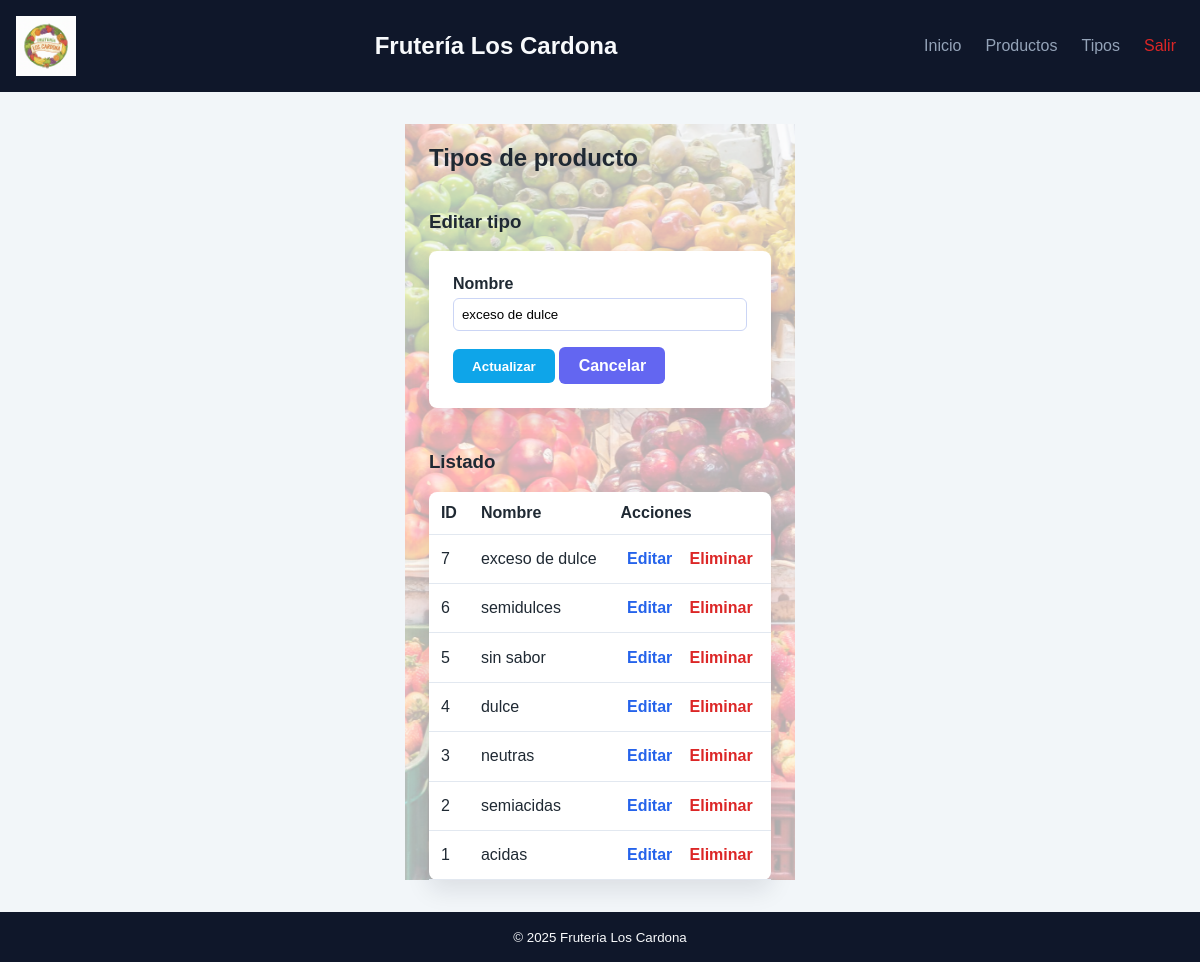
The app's page /tipo_prod.php?edit=7 (signed in) with its own data.
### tables this page shows
CREATE TABLE `tipo_prod` (
  `id_tipo_prod` int(11) NOT NULL,
  `nom_tprod` varchar(25) NOT NULL
);

### tipo_prod.php (the view, shortened to what this page needs)
<?php
$pdo = db();
$editar = null;
if (isset($_GET['edit'])) {
    $id = filter_input(INPUT_GET, 'edit', FILTER_VALIDATE_INT);
    if ($id !== false && $id !== null) {
        $stmt = $pdo->prepare('SELECT * FROM tipo_prod WHERE id_tipo_prod = ?');
        $stmt->execute([$id]);
        $editar = $stmt->fetch(PDO::FETCH_ASSOC);
    }
}
$tipos = $pdo->query('SELECT * FROM tipo_prod ORDER BY id_tipo_prod DESC')->fetchAll();
require __DIR__ . '/includes/header.php';
?>
    <h2>Tipos de producto</h2>
    <div class="grid-2">
        <article>
            <h3><?php echo $editar ? 'Editar tipo' : 'Nuevo tipo'; ?></h3>
            <form method="post" class="form">
                <label>
                    Nombre
                    <input type="text" name="nom_tprod" maxlength="25" value="<?php echo htmlspecialchars($editar['nom_tprod'] ?? ''); ?>" required>
                </label>
                <button type="submit" class="btn btn-primary"><?php echo $editar ? 'Actualizar' : 'Crear'; ?></button>
                <?php if ($editar): ?>
                    <a class="btn btn-secondary" href="tipo_prod.php">Cancelar</a>
                <?php endif; ?>
            </form>
        </article>
        <article>
            <h3>Listado</h3>
            <table>
                <thead>
                <tr>
                    <th>ID</th>
                    <th>Nombre</th>
                    <th>Acciones</th>
                </tr>
                </thead>
                <tbody>
                <?php foreach ($tipos as $tipo): ?>
                    <tr>
                        <td><?php echo (int)$tipo['id_tipo_prod']; ?></td>
                        <td><?php echo htmlspecialchars($tipo['nom_tprod']); ?></td>
                        <td>
                            <a class="btn btn-link" href="tipo_prod.php?edit=<?php echo (int)$tipo['id_tipo_prod']; ?>">Editar</a>
                            <a class="btn btn-link link-danger" href="tipo_prod.php?delete=<?php echo (int)$tipo['id_tipo_prod']; ?>" onclick="return confirm('¿Eliminar este tipo?');">Eliminar</a>
                        </td>
                    </tr>
                <?php endforeach; ?>
                </tbody>
            </table>
        </article>
    </div>
<?php require __DIR__ . '/includes/footer.php'; ?>

### assets/css/styles.css (style rules this page uses)
* { box-sizing: border-box; }
body { margin: 0; font-family: Arial, sans-serif; background: #f2f6f9; color: #1f2933; }
a { color: #0a7cff; text-decoration: none; }
.auth-card, .card, .form, table { background: #fff; border-radius: 8px; padding: 1.5rem; box-shadow: 0 10px 25px rgba(15, 23, 42, 0.1); }
.form label { display: block; margin-bottom: 1rem; font-weight: 600; }
.form input, .form select { width: 100%; padding: 0.5rem; margin-top: 0.3rem; border: 1px solid #cbd5f5; border-radius: 6px; }
.btn { display: inline-block; padding: 0.6rem 1.2rem; border-radius: 6px; border: none; cursor: pointer; font-weight: bold; text-align: center; }
.btn-primary { background: #0ea5e9; color: #fff; }
.btn-secondary { background: #6366f1; color: #fff; }
.btn-link { background: transparent; color: #2563eb; padding: 0.2rem 0.4rem; }
.link-danger { color: #dc2626 !important; }
.grid-2 { display: grid; grid-template-columns: repeat(auto-fit, minmax(280px, 1fr)); gap: 1.5rem; align-items: start; }
table { width: 100%; border-collapse: collapse; margin-top: 1rem; }
th, td { text-align: left; padding: 0.75rem; border-bottom: 1px solid #e2e8f0; }
html, body { height: 100%; margin: 0; }
body { display: flex; flex-direction: column; }
main.container > * { position: relative; z-index: 1; }

### records on screen
tipo_prod: nom_tprod "exceso de dulce", id_tipo_prod "7"
tipo_prod: id_tipo_prod "6", nom_tprod "semidulces"
tipo_prod: id_tipo_prod "5", nom_tprod "sin sabor"
tipo_prod: id_tipo_prod "4", nom_tprod "dulce"
tipo_prod: id_tipo_prod "3", nom_tprod "neutras"
tipo_prod: id_tipo_prod "2", nom_tprod "semiacidas"
tipo_prod: id_tipo_prod "1", nom_tprod "acidas"
